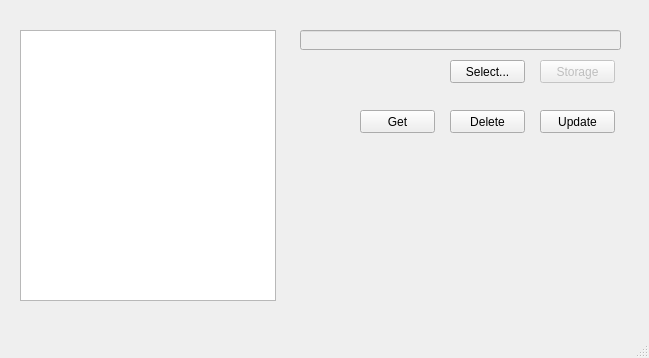
<?xml version="1.0" encoding="UTF-8"?>
<ui version="4.0">
 <class>FileManager</class>
 <widget class="QMainWindow" name="FileManager">
  <property name="geometry">
   <rect>
    <x>0</x>
    <y>0</y>
    <width>649</width>
    <height>358</height>
   </rect>
  </property>
  <property name="windowTitle">
   <string>MainWindow</string>
  </property>
  <widget class="QWidget" name="centralwidget">
   <widget class="QListWidget" name="listWidget">
    <property name="geometry">
     <rect>
      <x>20</x>
      <y>30</y>
      <width>256</width>
      <height>271</height>
     </rect>
    </property>
   </widget>
   <widget class="QPushButton" name="pushButton_select">
    <property name="geometry">
     <rect>
      <x>450</x>
      <y>60</y>
      <width>75</width>
      <height>23</height>
     </rect>
    </property>
    <property name="text">
     <string>Select...</string>
    </property>
   </widget>
   <widget class="QLineEdit" name="lineEdit">
    <property name="enabled">
     <bool>false</bool>
    </property>
    <property name="geometry">
     <rect>
      <x>300</x>
      <y>30</y>
      <width>321</width>
      <height>20</height>
     </rect>
    </property>
   </widget>
   <widget class="QPushButton" name="pushButton_storage">
    <property name="enabled">
     <bool>false</bool>
    </property>
    <property name="geometry">
     <rect>
      <x>540</x>
      <y>60</y>
      <width>75</width>
      <height>23</height>
     </rect>
    </property>
    <property name="text">
     <string>Storage</string>
    </property>
   </widget>
   <widget class="QPushButton" name="pushButton_update">
    <property name="geometry">
     <rect>
      <x>540</x>
      <y>110</y>
      <width>75</width>
      <height>23</height>
     </rect>
    </property>
    <property name="text">
     <string>Update</string>
    </property>
   </widget>
   <widget class="QPushButton" name="pushButton_get">
    <property name="geometry">
     <rect>
      <x>360</x>
      <y>110</y>
      <width>75</width>
      <height>23</height>
     </rect>
    </property>
    <property name="text">
     <string>Get</string>
    </property>
   </widget>
   <widget class="QPushButton" name="pushButton_delete">
    <property name="geometry">
     <rect>
      <x>450</x>
      <y>110</y>
      <width>75</width>
      <height>23</height>
     </rect>
    </property>
    <property name="text">
     <string>Delete</string>
    </property>
   </widget>
  </widget>
  <widget class="QStatusBar" name="statusbar"/>
 </widget>
 <resources/>
 <connections/>
</ui>
